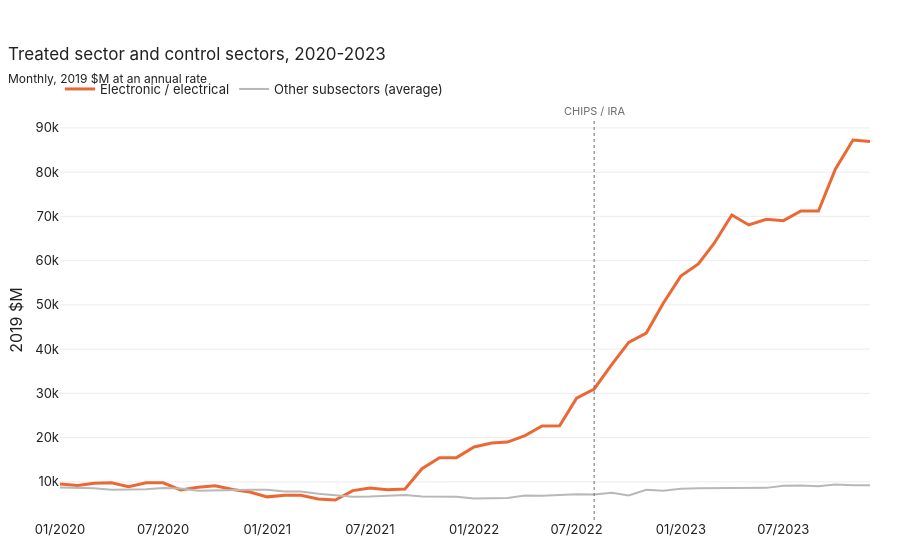

Here is the notebook cell this chart was saved with:
### Markdown cell above
Both groups move similarly in 2019-2021. By 2024, the treated sector is up tenfold while the control sectors gain about 45%.
Before 2019, the treated series fluctuates strongly, which weakens the parallel trends assumption over a long window.

### Code cell
plot_monthly(census.with_columns(pl.mean_horizontal(CONTROLS).alias('controls')), 'date', [TREATED, 'controls'],
             date(2020, 1, 1), date(2023, 12, 1), highlight=TREATED,
             title='Treated sector and control sectors, 2020-2023',
             subtitle='Monthly, 2019 $M at an annual rate', ytitle='2019 $M')

### Figure 1 — Plotly figure (JSON) as saved in the notebook; plotly's stock layout.template omitted (floating-point values rounded to 4 significant figures)
{"data": [{"hovertemplate": "Electronic / electrical : %{y:,.0f}<extra></extra>", "line": {"color": "#eb6834", "width": 3}, "mode": "lines", "name": "Electronic / electrical", "type": "scatter", "x": ["2020-01-01", "2020-02-01", "2020-03-01", "2020-04-01", "2020-05-01", "2020-06-01", "2020-07-01", "2020-08-01", "2020-09-01", "2020-10-01", "2020-11-01", "2020-12-01", "2021-01-01", "2021-02-01", "2021-03-01", "2021-04-01", "2021-05-01", "2021-06-01", "2021-07-01", "2021-08-01", "2021-09-01", "2021-10-01", "2021-11-01", "2021-12-01", "2022-01-01", "2022-02-01", "2022-03-01", "2022-04-01", "2022-05-01", "2022-06-01", "2022-07-01", "2022-08-01", "2022-09-01", "2022-10-01", "2022-11-01", "2022-12-01", "2023-01-01", "2023-02-01", "2023-03-01", "2023-04-01", "2023-05-01", "2023-06-01", "2023-07-01", "2023-08-01", "2023-09-01", "2023-10-01", "2023-11-01", "2023-12-01"], "y": [9487.0, 9190.0, 9707.0, 9812.0, 8890.0, 9779.0, 9770.0, 8175.0, 8791.0, 9113.0, 8255.0, 7705.0, 6606.0, 6950.0, 6949.0, 6106.0, 5896.0, 8020.0, 8583.0, 8225.0, 8369.0, 12970.0, 15450.0, 15470.0, 17880.0, 18800.0, 18990.0, 20440.0, 22620.0, 22650.0, 28900.0, 30990.0, 36470.0, 41540.0, 43620.0, 50370.0, 56500.0, 59250.0, 63950.0, 70330.0, 68060.0, 69370.0, 69040.0, 71230.0, 71230.0, 80730.0, 87270.0, 86940.0]}, {"hovertemplate": "Other subsectors (average) : %{y:,.0f}<extra></extra>", "line": {"color": "#b8b8b8", "width": 2}, "mode": "lines", "name": "Other subsectors (average)", "type": "scatter", "x": ["2020-01-01", "2020-02-01", "2020-03-01", "2020-04-01", "2020-05-01", "2020-06-01", "2020-07-01", "2020-08-01", "2020-09-01", "2020-10-01", "2020-11-01", "2020-12-01", "2021-01-01", "2021-02-01", "2021-03-01", "2021-04-01", "2021-05-01", "2021-06-01", "2021-07-01", "2021-08-01", "2021-09-01", "2021-10-01", "2021-11-01", "2021-12-01", "2022-01-01", "2022-02-01", "2022-03-01", "2022-04-01", "2022-05-01", "2022-06-01", "2022-07-01", "2022-08-01", "2022-09-01", "2022-10-01", "2022-11-01", "2022-12-01", "2023-01-01", "2023-02-01", "2023-03-01", "2023-04-01", "2023-05-01", "2023-06-01", "2023-07-01", "2023-08-01", "2023-09-01", "2023-10-01", "2023-11-01", "2023-12-01"], "y": [8699.0, 8550.0, 8560.0, 8192.0, 8286.0, 8329.0, 8607.0, 8514.0, 7979.0, 8099.0, 8067.0, 8188.0, 8207.0, 7842.0, 7834.0, 7285.0, 6945.0, 6653.0, 6703.0, 6904.0, 7027.0, 6688.0, 6699.0, 6630.0, 6240.0, 6364.0, 6339.0, 6926.0, 6848.0, 7016.0, 7173.0, 7133.0, 7517.0, 6928.0, 8203.0, 8002.0, 8451.0, 8559.0, 8582.0, 8620.0, 8559.0, 8638.0, 9109.0, 9167.0, 8989.0, 9390.0, 9252.0, 9253.0]}], "layout": {"annotations": [{"font": {"color": "#6b6b6b", "size": 11}, "showarrow": false, "text": "CHIPS / IRA", "x": "2022-08-01", "xanchor": "center", "y": 1, "yanchor": "bottom", "yref": "paper"}], "shapes": [{"line": {"color": "#6b6b6b", "dash": "dot", "width": 1}, "type": "line", "x0": "2022-08-01", "x1": "2022-08-01", "xref": "x", "y0": 0, "y1": 1, "yref": "y domain"}], "title": {"subtitle": {"text": "Monthly, 2019 $M at an annual rate"}, "text": "Treated sector and control sectors, 2020-2023"}, "xaxis": {"dtick": "M6", "tickformat": "%m/%Y"}, "yaxis": {"title": {"text": "2019 $M"}}}}
